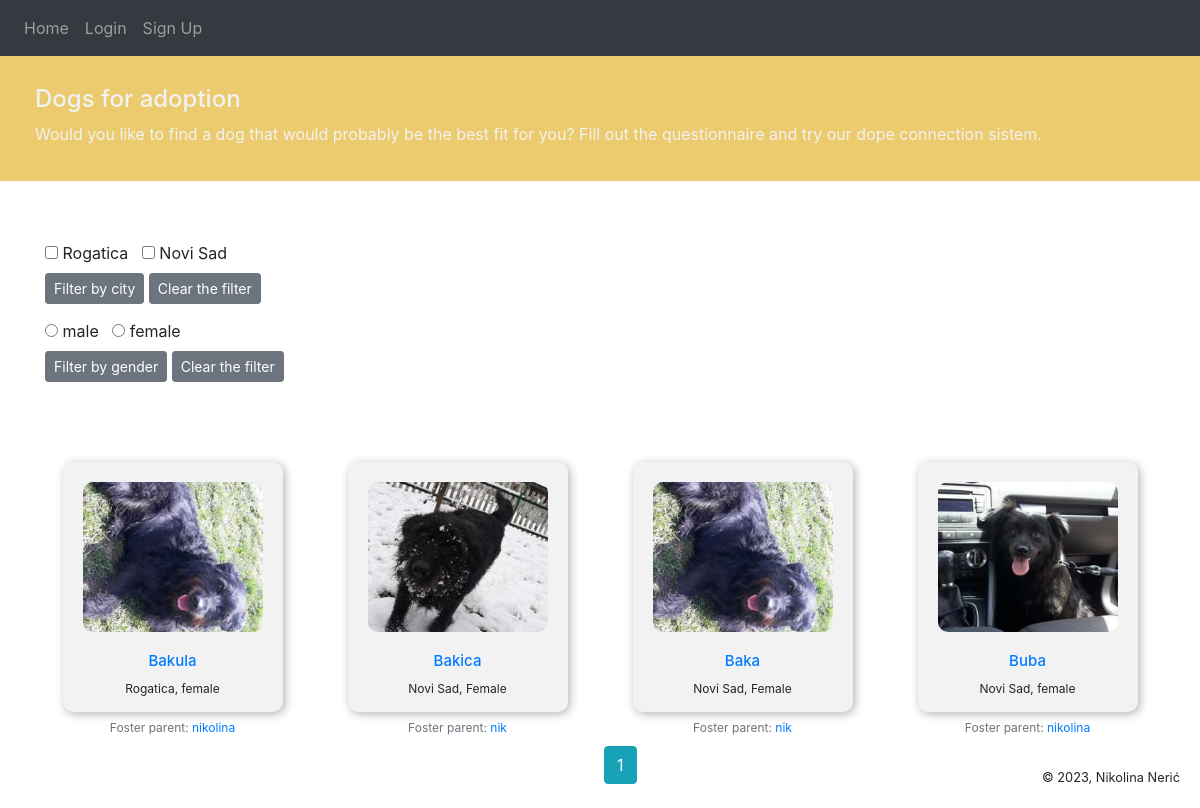
The page /home on the database its author committed.
### website/models.py (models this page shows, shortened)
class Post(db.Model):
    id = db.Column(db.Integer, primary_key = True)
    title = db.Column(db.String(150))
    gender = db.Column(db.String(150))
    city = db.Column(db.String(150))
    data = db.Column(db.String(10000))
    image_file = db.Column(db.String(150), nullable=False)
    date_posted = db.Column(db.DateTime(timezone = True), default = func.now())
    user_id = db.Column(db.Integer, db.ForeignKey('user.id'))
    dog_info = db.relationship('DogInfo', backref = 'user', uselist = False)

class User(db.Model, UserMixin):
    id = db.Column(db.Integer, primary_key = True)
    email = db.Column(db.String(150), unique = True)
    is_verified = db.Column(db.Boolean(150), default = False)
    password = db.Column(db.String(150))
    first_name = db.Column(db.String(150))
    image_file = db.Column(db.String(150), nullable=False, default='default.jpg')
    posts = db.relationship('Post', backref ='author', lazy = True)
    user_info = db.relationship('UserInfo', backref = 'info', uselist = False)
    saved_dogs = db.Column(db.JSON)

### website/views.py (the view, shortened to what this page needs)
def home(page = 1):
    page = request.args.get('page', 1, type=int)
    posts = Post.query.order_by(Post.date_posted.desc()).paginate(page=page, per_page=10)
    cities = set()
    saved_posts = []
    if current_user.is_authenticated:
        saved_posts = current_user.saved_dogs['saved']
        saved_posts = [int(id) for id in saved_posts]
    for post in session.query(Post.city).distinct():
        cities.add(post.city)
    genders = ['male','female']
    chosen_cities=[]
    return render_template("home.html", user = current_user, posts = posts, cities = cities, genders = genders, chosen_cities = chosen_cities, saved_posts = saved_posts)

### website/templates/home.html (shortened to what this page needs)
{% extends "base.html" %} {% block title %}Dogs{% endblock %} {% block content
    %}
    <div class ="colored-strip" >
      <h4 text-align = "center">Dogs for adoption</h4>
      <h7 text-align = "center">Would you like to find a dog that would probably be the best fit for you?
      <a class="link" href="{{ url_for('user_info')}}">Fill out the questionnaire and try our dope connection sistem.</a></h7>
    </div>
    <div style="margin-top: 185px;">
      <form action="" method="POST">
        {% for city in cities%}
            <input type="checkbox" id="remember-checkbox" name="city" value="{{ city }}" {% if city in chosen_cities %}checked{% endif %}>
            <label style="display: inline block;" for="city">{{city}}</label> &nbsp
        {% endfor %}
        <div class="col-lg-3" style="margin-left: -15px;">
          <button class="btn btn-secondary btn-sm" type="submit">Filter by city</button>
          <button onclick= "clearRememberedCheckboxes()"id="clear-checkboxes" class="btn btn-secondary btn-sm"name="city" value="all">Clear the filter</button>
        </div>
        {% for gender in genders%}
        <input type="radio" id="radio" name="gender" value="{{ gender }}" style="margin-top: 20px;">
        <label style="display: inline block;" style="margin-top: 20px;" for="gender">{{gender}} </label> &nbsp
        {% endfor %}
        <div class="col-lg-3" style="margin-left: -15px;">
          <button class="btn btn-secondary btn-sm" type="submit">Filter by gender</button>
          <button onclick= "clearRememberedCheckboxes()"id="clear-checkboxes" class="btn btn-secondary btn-sm"name="gender" value="all">Clear the filter</button>
        </div>
      </form>
    </div>
    {% if posts%}
    <div class="row text-center">
      {% for post in posts %}
      <div class="col-lg-3">
        <div class="dog-card">
          <img src="{{ url_for('static', filename='profile_pics/' + post.image_file) }}" alt="dog" />
          <h2><a href="{{ url_for('post', post_id = post.id )}}">{{ post.title }} </a></h2>
          <p text-align="center"> {{ post.city }}, {{ post.gender }} </p>
          <small class="text-muted">Foster parent: <a href="{{ url_for('user', user_id = post.author.id )}}">{{ post.author.first_name }}</a></small>
        </div>
      </div>
      {% endfor %}
    </div>
    {%endif%}
      <div class="pagination">
        {% for page_num in posts.iter_pages(left_edge=1, right_edge=1, left_current=1, right_current=2) %}
          {% if page_num %}
            {% if posts.page == page_num %}
              <a class="btn btn-info mb-4" style="margin: 4px;" href="{{ url_for('home', page=page_num) }}">{{ page_num }}</a>
            {% else %}
              <a class="btn btn-outline-info mb-4" href="{{ url_for('home', page=page_num) }}">{{ page_num }}</a>
            {% endif %}
          {% else %}
            ...
          {% endif %}
        {% endfor %}
      </div>
      <br>
      <br>
      <br>
      <br>
    {% endblock %}

### website/templates/base.html (style rules this page uses)
html, body { margin: 0; height: 100%; }

### website/templates/home.html (style rules this page uses)
.dog-card { display: inline-block; width: 220px; margin-top: 80px; text-align: center; vertical-align: top; flex-direction: column; align-items: center; height: 250px; background-color: #f2f2f2; border-radius: 10px; padding: 20px; box-shadow: 2px 2px 10px rgba(0, 0, 0, 0.3); }
.dog-card img { width: 100%; height: 150px; object-fit: cover; border-radius: 10px; margin-bottom: 20px; }
.dog-card h2 { font-size: 15px; margin-bottom: 10px; }
.dog-card p { font-size: 12px; }
.dog-card small { font-size: 12px; }
.pagination { display: flex; justify-content: center; position:fixed; bottom: 0; left: 50% }
.colored-strip { position: absolute; left: 0; right: 0; top: 50px; width: 100%; background-color: #ebcb6e; padding: 35px; color:#f2f2f2; }
.link { color: #f2f2f2; display: inline-block; padding: 0px }

### rows shown on the page
Post: image_file (picture), title "Bakula", city "Rogatica", gender "female", author.first_name "nikolina"
Post: image_file (picture), title "Bakica", city "Novi Sad", gender "Female", author.first_name "nik"
Post: image_file (picture), title "Baka", city "Novi Sad", gender "Female", author.first_name "nik"
Post: image_file (picture), title "Buba", city "Novi Sad", gender "female", author.first_name "nikolina"

### other values the page prints
{{ city }} "Rogatica" "Novi Sad"
{{ gender }} "male" "female"
{{ page_num }} "1"
